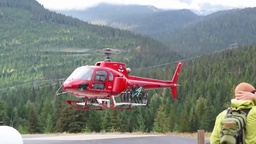
#> input picture ComputerVision/CV2/task6/v001.jpg, 256 x 144 px, shrunk from 1280 x 720 before the run, found by its file name
$ jupyter execute task6_PatchMatch.ipynb   (shell and % lines are left out)
#> lines starting #> are read from the running program, lines starting #| are printed output that depends on the picture
<a href="https://colab.research.google.com/github/Anastasiia-Khab/homeworks-ucu/blob/master/task6_PatchMatch.ipynb" target="_parent"></a>

### task6

##### by Anastasiia Khaburska

## Patch Match algorithm

Wikipedia page : https://en.wikipedia.org/wiki/PatchMatch

The article: https://gfx.cs.princeton.edu/pubs/Barnes_2009_PAR/

[cell 1]
import numpy as np
from PIL import Image
import time
import cv2
import matplotlib.pyplot as plt
from skimage import io
from google.colab.patches import cv2_imshow

1. Initialize pixels with random patch
offsets (a)
2. Check if neighbors have better patch
offsets (b) The order of propagation changes one by one.
3. Search in concentric radius around
the current offset for better
patch offsets (c)
4. Go to Step 2 until converge.

[cell 2]
#Patch match algorithm
#img1
#img2
#patch_size
#iterations
#alpha for desiding the size of the rectangle of random search
#power for desiding the number of the concentrative rectangles of random search
def PatchMatch(img1, img2, patch_size, iterations, alpha, power):
    A_h = np.size(img1, 0)
    A_w = np.size(img1, 1)
    matching, matching_delta, img_padding = initialization(img1, img2, patch_size)
    for iteration in range(1, iterations+1):
        if iteration % 2 == 0:
            for a_x in range(A_h - 1, -1, -1):
                for a_y in range(A_w - 1, -1, -1):
                    propagation(matching, a_x , a_y , matching_delta, img_padding, img2, patch_size, False)
                    random_search(matching, a_x, a_y, matching_delta, img_padding, img2, patch_size, alpha, power)
        else:
            for a_x in range(A_h):
                for a_y in range(A_w):
                    propagation(matching, a_x, a_y, matching_delta, img_padding, img2, patch_size, True)
                    random_search(matching, a_x, a_y, matching_delta, img_padding, img2, patch_size, alpha, power)
        print("iteration: %d"%(iteration))
    return matching, matching_delta

#Initialization
#a_padding - matrix a with paddings
#first matchig is choosen randomly
#delta for all the points in A
def initialization(A, B, patch_size):
    A_h = np.size(A, 0)
    A_w = np.size(A, 1)
    B_h = np.size(B, 0)
    B_w = np.size(B, 1)
    p = patch_size // 2
    #рендомно значення у матриці В центрів патчів. відповідно від будь які крім крайніх. Для кожного пікселя з А
    random_B_r = np.random.randint(p, B_h-p, [A_h, A_w])
    random_B_c = np.random.randint(p, B_w-p, [A_h, A_w])
    A_padding = np.ones([A_h+p*2, A_w+p*2, 3]) * np.nan
    A_padding[p:A_h+p, p:A_w+p, :] = A
    matching = np.zeros([A_h, A_w], dtype=object)
    matching_delta = np.zeros([A_h, A_w])
    for a_x in range(A_h):
        for a_y in range(A_w):
            b = np.array([random_B_r[a_x, a_y], random_B_c[a_x, a_y]], dtype=np.int32)
            matching[a_x, a_y] = b
            matching_delta[a_x, a_y] = point_delta(a_x, a_y, b, A_padding, B, patch_size)
    return matching, matching_delta, A_padding

#finds out the relative delta between the two patches maped  by the matching. relative because several pixels may be Nans.
#matching_delta = sum(|delta(a_patch,b_patch)|)
def point_delta(a_x, a_y, b, A_padding, B, patch_size):
    b_x = b[0]
    b_y = b[1]
    p = patch_size // 2
    a_patch = A_padding[a_x:a_x+patch_size, a_y:a_y+patch_size, :]
    b_patch = B[b[0]-p:b[0]+p+1, b[1]-p:b[1]+p+1, :]
    temp = a_patch - b_patch
    num = np.sum(1 - np.int32(np.isnan(temp)))
    p_delta = np.sum(np.abs(np.nan_to_num(temp))) / num
    return p_delta


#propagation - finding better patches in the neighborhood for all the points in A
#if iteration is odd then we move from the right bottom to the left top.
#if iteration is even then we move from the left top to the right bottom.
def propagation(matching, a_x, a_y, matching_delta, A_padding, B, patch_size, iteration_is_odd):
    A_h = np.size(A_padding, 0) - patch_size + 1
    A_w = np.size(A_padding, 1) - patch_size + 1
    if iteration_is_odd:
        d_left = matching_delta[max(a_x-1, 0), a_y]
        d_up = matching_delta[a_x, max(a_y-1, 0)]
        d_current = matching_delta[a_x, a_y]
        idx = np.argmin(np.array([d_current, d_left, d_up]))
        if idx == 1:
            matching[a_x, a_y] = matching[max(a_x - 1, 0), a_y]
            matching_delta[a_x, a_y] = point_delta(a_x, a_y, matching[a_x, a_y], A_padding, B, patch_size)
        if idx == 2:
            matching[a_x, a_y] = matching[a_x, max(a_y - 1, 0)]
            matching_delta[a_x, a_y] = point_delta(a_x, a_y, matching[a_x, a_y], A_padding, B, patch_size)
    else:
        d_right = matching_delta[min(a_x + 1, A_h-1), a_y]
        d_down = matching_delta[a_x, min(a_y + 1, A_w-1)]
        d_current = matching_delta[a_x, a_y]
        idx = np.argmin(np.array([d_current, d_right, d_down]))
        if idx == 1:
            matching[a_x, a_y] = matching[min(a_x + 1, A_h-1), a_y]
            matching_delta[a_x, a_y] = point_delta(a_x, a_y, matching[a_x, a_y], A_padding, B, patch_size)
        if idx == 2:
            matching[a_x, a_y] = matching[a_x, min(a_y + 1, A_w-1)]
            matching_delta[a_x, a_y] = point_delta(a_x, a_y, matching[a_x, a_y], A_padding, B, patch_size)

#finds random matchings in concentrated rectangles around the previous matchig (selected during the propagation step)
#selects the best matchig out of this random and previous one
def random_search(matching, a_x, a_y , matching_delta, A_padding, B, patch_size, alpha, power):
    B_h = np.size(B, 0)
    B_w = np.size(B, 1)
    p = patch_size // 2
    i = power
    search_h = B_h * alpha ** i
    search_w = B_w * alpha ** i
    b_x = matching[a_x, a_y][0]
    b_y = matching[a_x, a_y][1]
    while search_h > 1 and search_w > 1:
        search_min_r = max(b_x - search_h, p)
        search_max_r = min(b_x + search_h, B_h-p)
        random_b_x = np.random.randint(search_min_r, search_max_r)
        search_min_c = max(b_y - search_w, p)
        search_max_c = min(b_y + search_w, B_w - p)
        random_b_y = np.random.randint(search_min_c, search_max_c)
        search_h = B_h * alpha ** i
        search_w = B_w * alpha ** i
        random_b_match_point = np.array([random_b_x, random_b_y])
        delta = point_delta(a_x, a_y, random_b_match_point, A_padding, B, patch_size)
        if delta < matching_delta[a_x, a_y]:
            matching_delta[a_x, a_y] = delta
            matching[a_x, a_y] = random_b_match_point
        i += 1

Reading of to images of the helicopter made with some delay while the helicopter was flying

[cell 3]
#img1 = np.array(Image.open("./v001.jpg"))
#img2 = np.array(Image.open("./v010.jpg"))

def url_to_image(url):
  print("downloading %s" % (url))
  return cv2.cvtColor(io.imread(url), cv2.COLOR_BGR2RGB)

url1 = "https://raw.githubusercontent.com/mdavydov/ComputerVisionCourse/master/frames/v001.jpg"
url2 = "https://raw.githubusercontent.com/mdavydov/ComputerVisionCourse/master/frames/v010.jpg"
img1 = cv2.resize(url_to_image(url1), (0,0), fx=0.25, fy=0.25)
img2 = cv2.resize(url_to_image(url2), (0,0), fx=0.25, fy=0.25)
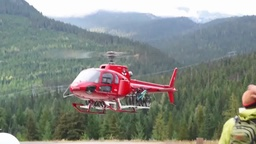
#> input picture ComputerVision/CV2/task6/v010.jpg, 256 x 144 px, shrunk from 1280 x 720 before the run, found by its file name
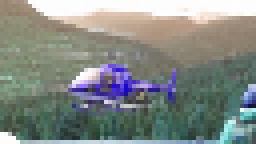
#> img2: shape (36, 64, 3) (shown 4 times larger); mean R, G, B 131.2, 137.2, 132.4

print(np.size(img1, 0))
#| 36
print(np.size(img2, 1))
#| 64

cv2_imshow(img1)
cv2_imshow(img2)

Parameters for the simple and quick patchmatch but not precise.

[cell 4]
patch_size = 5
iterations = 2
alpha = 0.2
power = 6
start = time.time()
matching, matching_delta = PatchMatch(img1, img2, patch_size, iterations, alpha, power)
#> in PatchMatch, `A_h = np.size(img1, 0)`: A_h = 36
#> in PatchMatch, `A_w = np.size(img1, 1)`: A_w = 64
#> in initialization, `A_h = np.size(A, 0)`: A_h = 36
#> in initialization, `A_w = np.size(A, 1)`: A_w = 64
#> in initialization, `B_h = np.size(B, 0)`: B_h = 36
#> in initialization, `B_w = np.size(B, 1)`: B_w = 64
#> in initialization, `random_B_c = np.random.randint(p, B_w-p, [A_h, A_w])`:
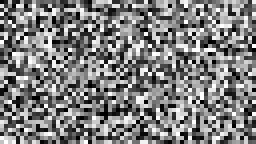
#> random_B_c: shape (36, 64) int64 (shown 4 times larger); min 2, max 61, mean 31.4; drawn with min black and max white
#> in initialization, `A_padding[p:A_h+p, p:A_w+p, :] = A`: A_padding: shape (40, 68, 3) float64; 15.29% of the values are NaN or infinite; the others: min 3, max 255, mean 129.8
#> the loop in initialization, `for a_x in range(A_h):` made 36 passes
#> after the loop in initialization, `for a_x in range(A_h):`:
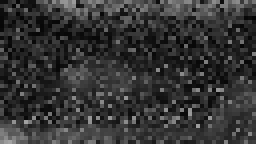
#> matching_delta: shape (36, 64) float64 (shown 4 times larger); min 4.84, max 162.8, mean 52.4
end = time.time()
print(end - start)

[cell 5]
fig, axes = plt.subplots(nrows=1, ncols=1)
im = axes.imshow(matching_delta)

fig.colorbar(im, ax=axes, shrink=0.7)

plt.show()
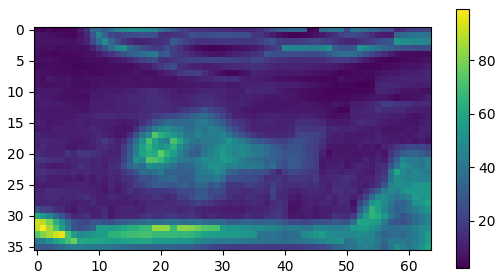
#> figure drawn by matplotlib, 2 panels

By changing the paraeters the Patch Match algorithm may compute match longer but with a better precision.

[cell 6]
patch_size = 3
iterations = 6
alpha = 0.5
power = 4
start = time.time()
matching, matching_delta = PatchMatch(img1, img2, patch_size, iterations, alpha, power)
#> call 2 of initialization, with patch_size = 3
#> in initialization (call 2), `random_B_c = np.random.randint(p, B_w-p, [A_h, A_w])`:
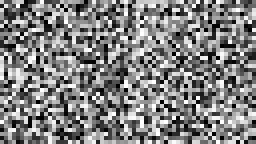
#> random_B_c: shape (36, 64) int64 (shown 4 times larger); min 1, max 62, mean 32; drawn with min black and max white
#> after the loop in initialization (call 2), `for a_x in range(A_h):`:
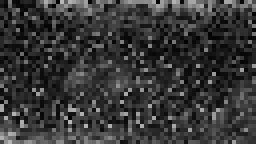
#> matching_delta: shape (36, 64) float64 (shown 4 times larger); min 2.67, max 184.9, mean 55.3
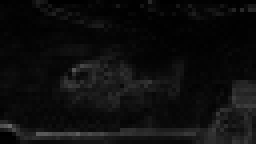
#> matching_delta: shape (36, 64) float64 (shown 4 times larger); min 0.333, max 103.9, mean 13.9
end = time.time()
print(end - start)

[cell 7]
fig, axes = plt.subplots(nrows=1, ncols=1)
im = axes.imshow(matching_delta)

fig.colorbar(im, ax=axes, shrink=0.7)

plt.show()
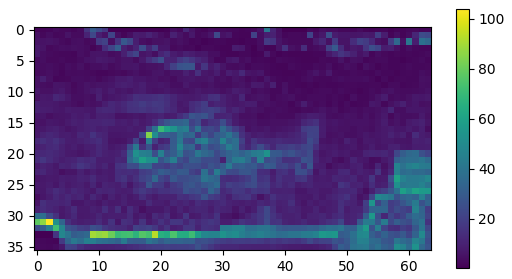
#> figure drawn by matplotlib, 2 panels

The Patch Match algorithm may also be used to resturct the images.
For example, given the matching matrix we can restruct the A image out of given image B and vise versa.

[cell 8]
def reconstruction(matching, A, B):
    A_h = np.size(A, 0)
    A_w = np.size(A, 1)
    temp = np.zeros_like(A)
    for a_x in range(A_h):
        for a_y in range(A_w):
            temp[a_x, a_y, :] = B[matching[a_x, a_y][0], matching[a_x, a_y][1], :]
    return Image.fromarray(temp)

[cell 9]
im=reconstruction(matching, img1, img2)
#> after the loop in reconstruction, `for a_x in range(A_h):`:
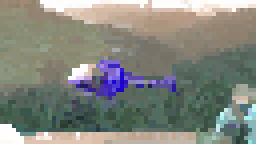
#> temp: shape (36, 64, 3) (shown 4 times larger); mean R, G, B 131, 133.6, 125.8
print(type(im))
#| <class 'PIL.Image.Image'>
cv2_imshow(np.array(im))
